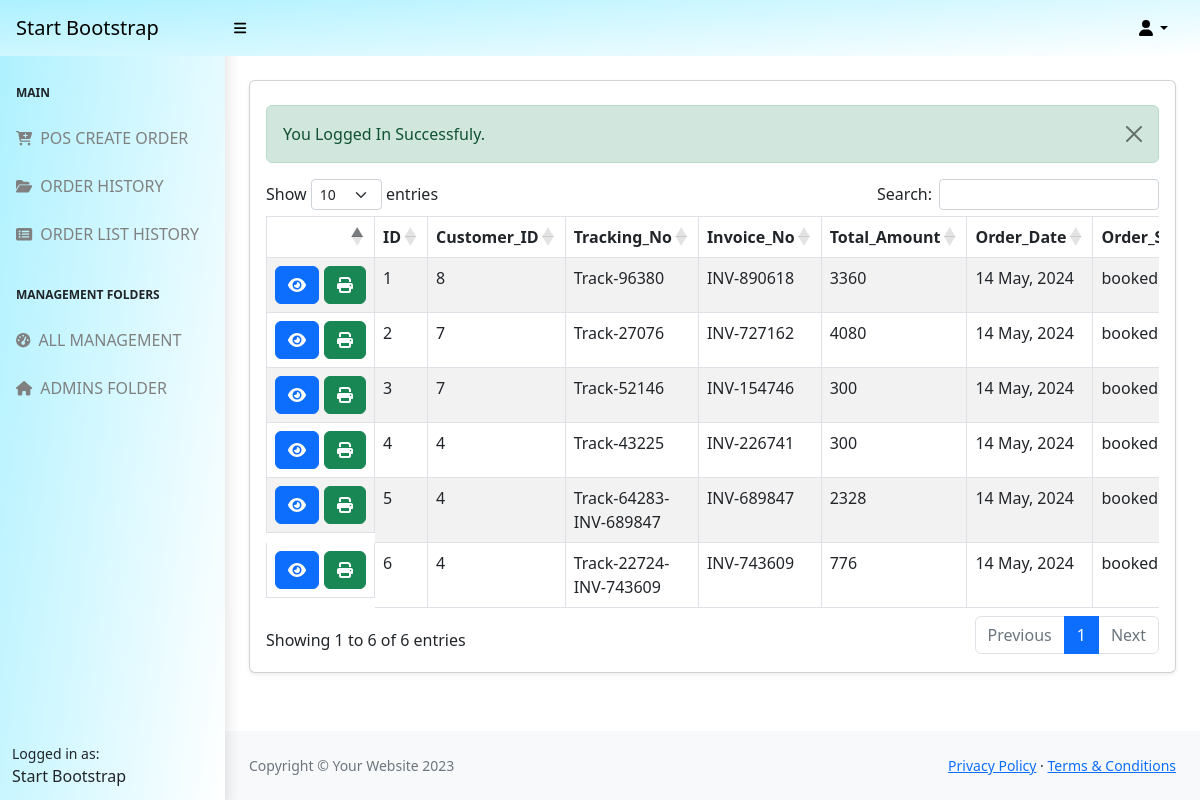
Page /admin/orderTable.php (signed in) on the committed database.
### tables this page shows
CREATE TABLE `orders` (
  `id` int(11) NOT NULL,
  `customer_id` int(11) NOT NULL,
  `tracking_no` varchar(100) NOT NULL,
  `invoice_no` varchar(100) NOT NULL,
  `total_amount` varchar(100) NOT NULL,
  `order_date` date NOT NULL,
  `order_status` varchar(100) DEFAULT NULL,
  `payment_mode` varchar(100) NOT NULL,
  `order_placed_by` varchar(100) NOT NULL
);

### admin/orderTable.php (the view, shortened to what this page needs)
<?php include("includes/header.php"); ?>
<div class="container-fluid px-4">
    <div class="card mt-4 shadow-sm">
        <div class="card-body mt-2">
            <?php
                $admins = getAll('orders');
                $i=0;
                if(mysqli_num_rows($admins) > 0){
            ?>
            <?php alertMessage(); ?>
            <div class="table-responsive">
                <table id="myTable" class="table table-striped table-bordered">
                    <thead>
                        <tr>
                            <th></th>
                            <th>ID</th>
                            <th>Customer_ID</th>
                            <th>Tracking_No</th>
                            <th>Invoice_No</th>
                            <th>Total_Amount</th>
                            <th>Order_Date</th>
                            <th>Order_Status</th>
                        </tr>
                    </thead>
                    <tbody>
                        <?php foreach($admins as $admin) : $i++; $id = $admin['id']; ?>
                        <tr>
                            <td style="display:flex;gap:5px">
                                <a href="viewOrder.php?item=orderTable&&id=<?php echo $admin['id'] ?>" class="btn btn-primary"><i class="fa fa-eye"></i></a>
                                <a href="printOrder.php?item=orderTable&&id=<?php echo $admin['id'] ?>" class="btn btn-success"><i class="fa fa-print"></i></a>
                            </td>
                            <td><?= $i ?></td>
                            <td><?= $admin['customer_id']?></td>
                            <td><?= $admin['tracking_no']?></td>
                            <td><?= $admin['invoice_no']?></td>
                            <td><?= $admin['total_amount']?></td>
                            <td><?= date('d M, Y', strtotime($admin['order_date']))?></td>
                            <td><?= $admin['order_status']?></td>
                        </tr>
                        <?php endforeach; ?>
                    </tbody>
                </table>
            </div>
            <?php
                }else{
                    ?>
                    <tr>
                      <td colspan="4">No Record Found</td>
                    </tr>
                    <?php
                }
            ?>
        </div>
    </div>
</div>
<?php include("includes/footer.php"); ?>

### admin/includes/header.php (shortened to what this page needs)
<?php include("includes/function.php"); ?>
<!DOCTYPE html>
<html lang="en">
<head>
    <link href="assets/css/styles.css" rel="stylesheet" />
    <link rel="stylesheet" href="//cdn.jsdelivr.net/npm/alertifyjs@1.13.1/build/css/alertify.min.css"/>
    <link rel="stylesheet" href="//cdn.jsdelivr.net/npm/alertifyjs@1.13.1/build/css/themes/default.min.css"/>
    <link rel="stylesheet" href="assets/css/customer.css">
    <link rel="stylesheet" href="https://cdn.datatables.net/1.13.4/css/dataTables.bootstrap5.min.css" />
    <link href="https://cdn.jsdelivr.net/npm/simple-datatables@7.1.2/dist/style.min.css" rel="stylesheet" />
    <link href="assets/css/styles.css" rel="stylesheet" />
    <link href="https://cdn.jsdelivr.net/npm/select2@4.1.0-rc.0/dist/css/select2.min.css" rel="stylesheet" />
</head>
<body class="sb-nav-fixed">
    <?php include("includes/navbar.php"); ?>
    <div id="layoutSidenav">
        <?php include("includes/sidebar.php"); ?>
          <div id="layoutSidenav_content">
            <main>

### admin/includes/navbar.php (shortened to what this page needs)
<nav class="sb-topnav navbar navbar-expand navbar-dark bg-dark"style="background: rgb(2,0,36);
background: linear-gradient(356deg, rgba(2,0,36,1) 0%, rgba(255,255,255,1) 0%, rgba(173,241,255,1) 100%)">
    <a class="navbar-brand ps-3" href="index.html"style="color:black">Start Bootstrap</a>
    <button class="btn btn-link btn-sm order-1 order-lg-0 me-4 me-lg-0" style="color:black"id="sidebarToggle" href="#!"><i class="fas fa-bars"></i></button>
    <ul class="navbar-nav ms-auto ms-md-0 me-3 me-lg-4">
        <li class="nav-item dropdown">
            <a class="nav-link dropdown-toggle" style="color:black"id="navbarDropdown" href="#" role="button" data-bs-toggle="dropdown" aria-expanded="false"><i class="fas fa-user fa-fw"></i></a>
        </li>
    </ul>
</nav>

### admin/includes/sidebar.php (shortened to what this page needs)
<div id="layoutSidenav_nav">
    <nav class="sb-sidenav accordion shadow" id="sidenavAccordion" style="background: rgb(2,0,36);
background: linear-gradient(278deg, rgba(2,0,36,1) 0%, rgba(255,255,255,1) 0%, rgba(173,241,255,1) 100%);">
        <div class="sb-sidenav-menu">
            <div class="nav">
                <div class="sb-sidenav-menu-heading">Main</div>
                <?php
                  if($it == "order"){
                    ?>
                        <a class="nav-link" href="order.php?item=order" style="transition: .3s ease;background: rgb(2,0,36);background: linear-gradient(7deg, rgba(2,0,36,1) 0%, rgba(9,9,121,1) 0%, rgba(0,212,255,1) 100%);color:white">
                            <div class="sb-nav-link-icon"><i class="fas fa-cart-plus"></i></div>
                            POS CREATE ORDER
                        </a>
                    <?php
                  }else{
                    ?>
                        <a class="nav-link" href="order.php?item=order" style="color:grey">
                            <div class="sb-nav-link-icon"><i class="fas fa-cart-plus"></i></div>
                            POS CREATE ORDER
                        </a>
                    <?php
                  }
                ?>
                <?php
                  if($it == "orderTable"){
                        ?>
                            <a class="nav-link" href="orderTable.php?item=orderTable" style="transition: .3s ease;background: rgb(2,0,36);background: linear-gradient(7deg, rgba(2,0,36,1) 0%, rgba(9,9,121,1) 0%, rgba(0,212,255,1) 100%);color:white">
                                <div class="sb-nav-link-icon"><i class="fas fa-folder-open"></i></div>
                                ORDER HISTORY
                            </a>
                        <?php
                  }else{
                        ?>
                            <a class="nav-link" href="orderTable.php?item=orderTable" style="color:grey">
                                <div class="sb-nav-link-icon"><i class="fas fa-folder-open"></i></div>
                                ORDER HISTORY
                            </a>
                        <?php
                  }
                ?>
                <?php
                    if($it == "orderlist"){
                        ?>
                            <a class="nav-link" href="orderlist.php?item=orderlist" style="transition: .3s ease;background: rgb(2,0,36);background: linear-gradient(7deg, rgba(2,0,36,1) 0%, rgba(9,9,121,1) 0%, rgba(0,212,255,1) 100%);color:white">
                                <div class="sb-nav-link-icon"><i class="fas fa-list-alt"></i></div>
                                ORDER LIST HISTORY
                            </a>
                        <?php
                    }else{
                        ?>
                            <a class="nav-link" href="orderlist.php?item=orderlist" style="color:grey">
                                <div class="sb-nav-link-icon"><i class="fas fa-list-alt"></i></div>
                                ORDER LIST HISTORY
                            </a>
                        <?php
                    }
                ?>
                <div class="sb-sidenav-menu-heading">Management Folders</div>
                <?php
                    if($it == "index"){
                        ?>
                            <a class="nav-link" href="index.php?item=index" style="transition: .3s ease;background: rgb(2,0,36);background: linear-gradient(7deg, rgba(2,0,36,1) 0%, rgba(9,9,121,1) 0%, rgba(0,212,255,1) 100%);color:white">
                                <div class="sb-nav-link-icon"><i class="fas fa-tachometer-alt"></i></div>
                                ALL MANAGEMENT
                            </a>
                        <?php
                    }else{
                        ?>
                            <a class="nav-link" href="index.php?item=index" style="color:grey">
                                <div class="sb-nav-link-icon"><i class="fas fa-tachometer-alt"></i></div>
                                ALL MANAGEMENT
                            </a>
                        <?php
                    }
                ?>
                <?php
                    if($it == "admins"){
                        ?>
                            <a class="nav-link" href="admins.php?item=admins" style="transition: .3s ease all;background: rgb(2,0,36);background: linear-gradient(7deg, rgba(2,0,36,1) 0%, rgba(9,9,121,1) 0%, rgba(0,212,255,1) 100%);color:white">
                                <div class="sb-nav-link-icon"><i class="fas fa-home"></i></div>
                                ADMINS FOLDER
                            </a>
                        <?php
                    }else{
                        ?>
                            <a class="nav-link" href="admins.php?item=admins" style="color:grey">
                                <div class="sb-nav-link-icon"><i class="fas fa-home"></i></div>
                                ADMINS FOLDER
                            </a>
                        <?php
                    }
                ?>
            </div>
        </div>
        <div class="sb-sidenav-footer">
            <div class="small">Logged in as:</div>
            Start Bootstrap
        </div>
    </nav>
</div>

### admin/includes/function.php (shortened to what this page needs)
<?php
$con = mysqli_connect("localhost","root","","pos_php_project");
function validate($inputData){
    global $con;
    $validateData = mysqli_real_escape_string($con, $inputData);
    return trim($validateData);
}
function alertMessage(){
    if(isset($_SESSION['success'])){
            echo '<div class="alert alert-success alert-dismissible fade show" role="alert">
              '.$_SESSION['success'].'
               <button type="button" class="btn-close" data-bs-dismiss="alert" aria-label="Close"></button>
            </div>';
    }else if(isset($_SESSION['warning'])){
        echo '<div class="alert alert-warning alert-dismissible fade show" role="alert">
            '.$_SESSION['warning'].'
            <button type="button" class="btn-close" data-bs-dismiss="alert" aria-label="Close"></button>
        </div>';
        unset($_SESSION['warning']);
    }else if(isset($_SESSION['danger'])){
        echo '<div class="alert alert-danger alert-dismissible fade show" role="alert">
            '.$_SESSION['danger'].'
            <button type="button" class="btn-close" data-bs-dismiss="alert" aria-label="Close"></button>
        </div>';
        unset($_SESSION['danger']);
    }
}
function getAll($tableName, $status = NULL){
    global $con;
    $table = validate($tableName);
    $status = validate($status);
    if($status == 'status'){
        $query = mysqli_query($con, "SELECT * FROM $table WHERE status='0'");
    }else{
        $query = mysqli_query($con, "SELECT * FROM $table");
    }
    return $query;
}
?>

### admin/includes/footer.php (shortened to what this page needs)
                </main>
                <footer class="py-4 bg-light mt-auto">
                    <div class="container-fluid px-4">
                        <div class="d-flex align-items-center justify-content-between small">
                            <div class="text-muted">Copyright &copy; Your Website 2023</div>
                            <div>
                                <a href="#">Privacy Policy</a>
                                &middot;
                                <a href="#">Terms &amp; Conditions</a>
                            </div>
                        </div>
                    </div>
                </footer>
            </div>
        </div>
    </body>
</html>

### rows in the picture
orders: customer "8", tracking_no "Track-96380", invoice_no "INV-890618", total_amount "3360", order_date "14 May, 2024", order_status "booked"
orders: customer "7", tracking_no "Track-27076", invoice_no "INV-727162", total_amount "4080", order_date "14 May, 2024", order_status "booked"
orders: customer "7", tracking_no "Track-52146", invoice_no "INV-154746", total_amount "300", order_date "14 May, 2024", order_status "booked"
orders: customer "4", tracking_no "Track-43225", invoice_no "INV-226741", total_amount "300", order_date "14 May, 2024", order_status "booked"
orders: customer "4", tracking_no "Track-64283-INV-689847", invoice_no "INV-689847", total_amount "2328", order_date "14 May, 2024", order_status "booked"
orders: customer "4", tracking_no "Track-22724-INV-743609", invoice_no "INV-743609", total_amount "776", order_date "14 May, 2024", order_status "booked"

### other values in the picture
$_SESSION['success'] "You Logged In Successfuly."
